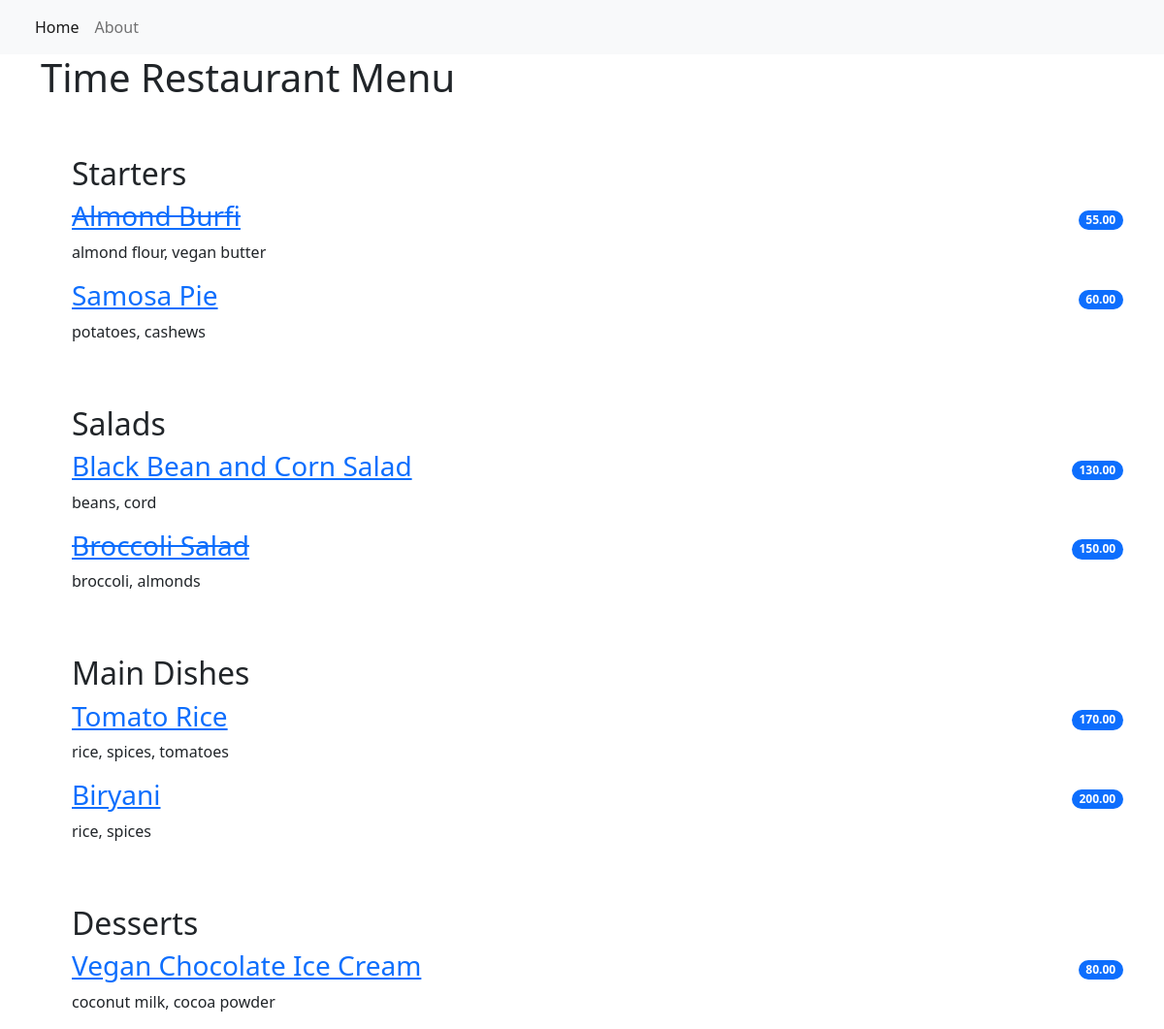
The page / on the database its author committed.
### restaurant_menu/models.py (models this page shows, shortened)
class Item(models.Model):
    meal = models.CharField(max_length=1000, unique=True)
    description = models.CharField(max_length=2000)
    price = models.DecimalField(max_digits=10, decimal_places=2)
    meal_type = models.CharField(max_length=200, choices=MEAL_TYPE)
    author = models.ForeignKey(User, on_delete=models.PROTECT)
    status = models.IntegerField(choices=STATUS, default=1)
    date_created = models.DateTimeField(auto_now_add=True)
    data_updated = models.DateTimeField(auto_now=True)

### restaurant_menu/views.py (the view)
# urls.py: path('', views.MenuList.as_view(), name="home"),
class MenuList(generic.ListView):
    queryset = Item.objects.order_by("-date_created")
    template_name = "index.html"
    def get_context_data(self, **kwargs):
        context = super().get_context_data(**kwargs)
        context["meals"] = MEAL_TYPE
        return context

### restaurant_menu/templates/index.html
{% extends 'base.html' %}
{% block content %}
<div class="container">
    <h1>Time Restaurant Menu</h1>
        <ul class="List-group list-group-flush">
            {% for meal in meals %}
                <h2 class="pt-5">{{ meal.1 }}</h2>
                    {% for row in item_list %}
                    {% if row.meal_type == meal.0 %}
                        {% if row.status == 0 %}
                       <li class="list-group-item d-flex justify-content-between align-items-center border-o pb-0">
                            <a href="{% url 'menu_item' row.pk %}"><h3><del>{{ row.meal }}</del></h3></a>
                            <span class="badge bg-primary rounded-pill">{{ row.price }}</span>
                       </li>
                        <li class="list-group-item pt-0">
                            <p>{{ row.description }}</p>
                        </li>
                        {% else %}
                        <li class="list-group-item d-flex justify-content-between align-items-center border-o pb-0">
                            <a href="{% url 'menu_item' row.pk %}"><h3>{{ row.meal }}</h3></a>
                            <span class="badge bg-primary rounded-pill">{{ row.price }}</span>
                        </li>
                        <li class="list-group-item pt-0">
                            <p>{{ row.description }}</p>
                        </li>
                        {% endif %}
                    {% endif %}
                    {% endfor %}
        {% endfor %}
        </ul>
</div>
{% endblock content %}

### restaurant_menu/templates/base.html (shortened to what this page needs)
<!DOCTYPE html>
<html lang="en">
    <head>
        <link href="https://cdn.jsdelivr.net/npm/bootstrap@5.2.0-beta1/dist/css/bootstrap.min.css" rel="stylesheet">
    </head>
    <body>
        <nav class="navbar navbar-expand-lg bg-light"">
            <div class="container-fluid">
                <div class="collapse navbar-collapse" id="navbarNav">
                    <ul class="navbar-nav">
                         <li class="nav-item">
                            <a class="nav-link active" aria-current="page" href="{% url 'home' %}">Home</a>
                        </li>
                        <li class="nav-item">
                            <a class="nav-link" aria-current="page" href="{% url 'about' %}">About</a>
                        </li>
                    </ul>
                </div>
            </div>
        </nav>
        {% block content %}
        {% endblock content %}
    </body>
</html>

### rows shown on the page
Item: meal "Almond Burfi", price "55.00", description "almond flour, vegan butter"
Item: meal "Samosa Pie", price "60.00", description "potatoes, cashews"
Item: meal "Black Bean and Corn Salad", price "130.00", description "beans, cord"
Item: meal "Broccoli Salad", price "150.00", description "broccoli, almonds"
Item: meal "Tomato Rice", price "170.00", description "rice, spices, tomatoes"
Item: meal "Biryani", price "200.00", description "rice, spices"
Item: meal "Vegan Chocolate Ice Cream", price "80.00", description "coconut milk, cocoa powder"

### other values the page prints
{{ meal.1 }} "Starters" "Salads" "Main Dishes" "Desserts"
